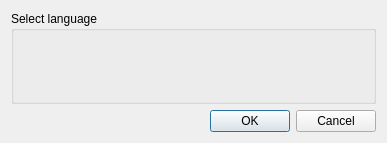
<?xml version="1.0" encoding="UTF-8"?>
<ui version="4.0">
 <class>LanguageDialog</class>
 <widget class="QDialog" name="LanguageDialog">
  <property name="geometry">
   <rect>
    <x>0</x>
    <y>0</y>
    <width>387</width>
    <height>143</height>
   </rect>
  </property>
  <property name="windowTitle">
   <string>Language</string>
  </property>
  <layout class="QVBoxLayout" name="verticalLayout">
   <item>
    <widget class="QGroupBox" name="groupBox">
     <property name="title">
      <string>Select language</string>
     </property>
     <layout class="QVBoxLayout" name="verticalLayout_2"/>
    </widget>
   </item>
   <item>
    <widget class="QDialogButtonBox" name="buttonBox">
     <property name="orientation">
      <enum>Qt::Horizontal</enum>
     </property>
     <property name="standardButtons">
      <set>QDialogButtonBox::Cancel|QDialogButtonBox::Ok</set>
     </property>
    </widget>
   </item>
  </layout>
 </widget>
 <resources/>
 <connections>
  <connection>
   <sender>buttonBox</sender>
   <signal>accepted()</signal>
   <receiver>LanguageDialog</receiver>
   <slot>accept()</slot>
   <hints>
    <hint type="sourcelabel">
     <x>248</x>
     <y>254</y>
    </hint>
    <hint type="destinationlabel">
     <x>157</x>
     <y>274</y>
    </hint>
   </hints>
  </connection>
  <connection>
   <sender>buttonBox</sender>
   <signal>rejected()</signal>
   <receiver>LanguageDialog</receiver>
   <slot>reject()</slot>
   <hints>
    <hint type="sourcelabel">
     <x>316</x>
     <y>260</y>
    </hint>
    <hint type="destinationlabel">
     <x>286</x>
     <y>274</y>
    </hint>
   </hints>
  </connection>
 </connections>
</ui>
